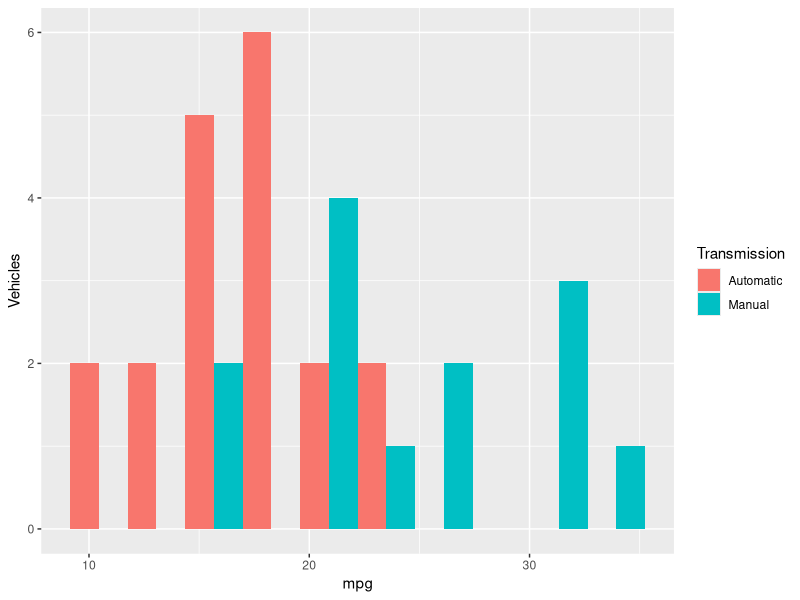
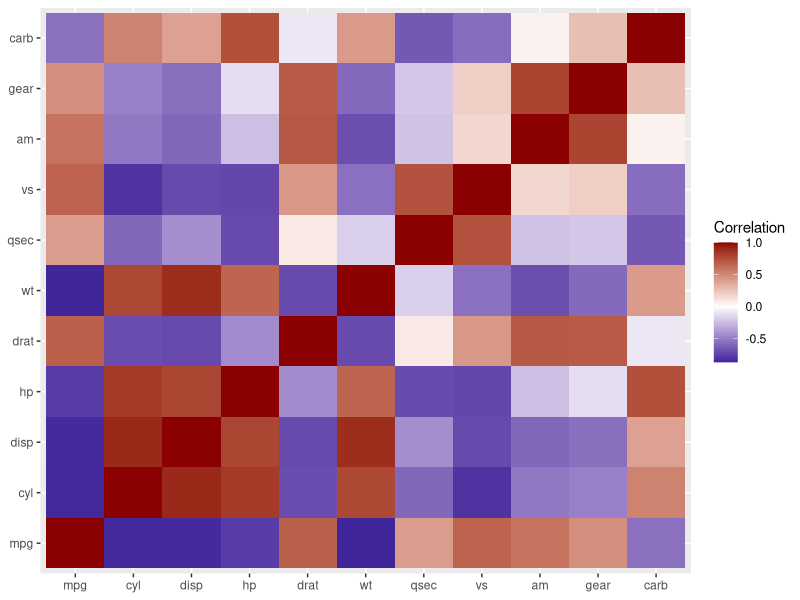
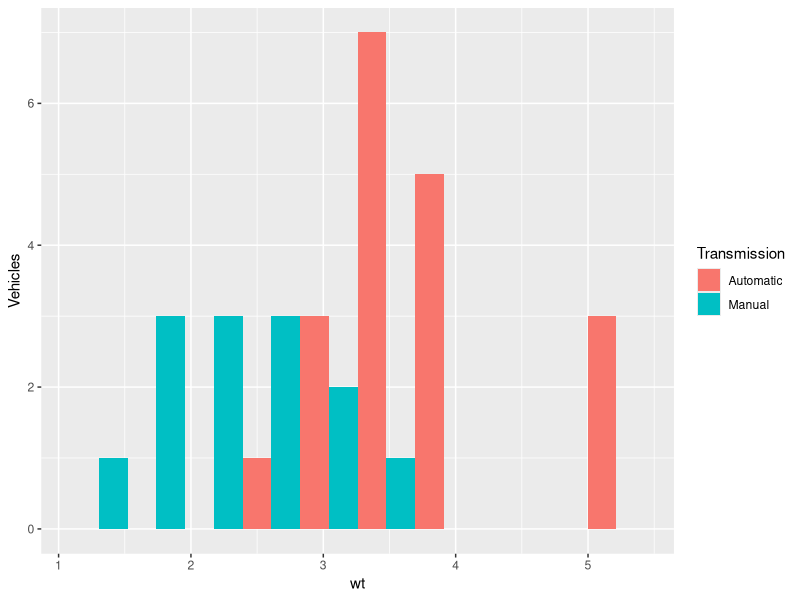
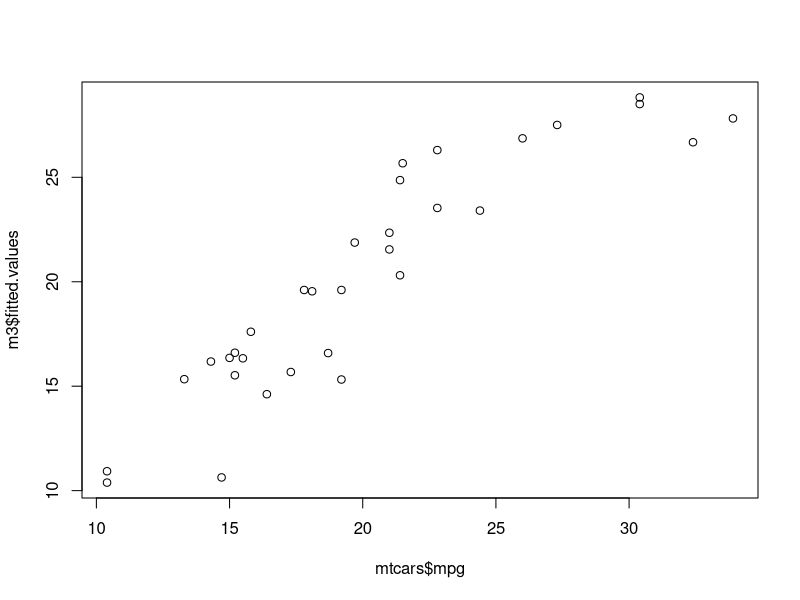
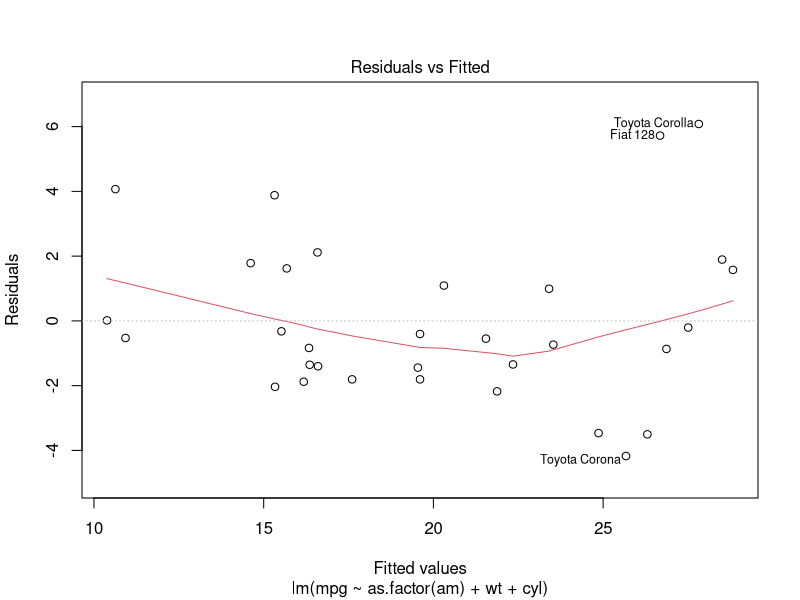
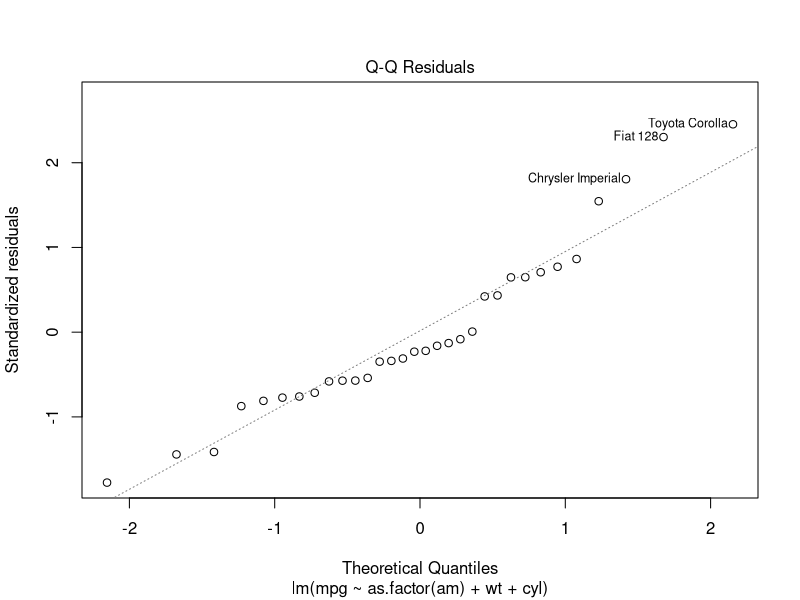
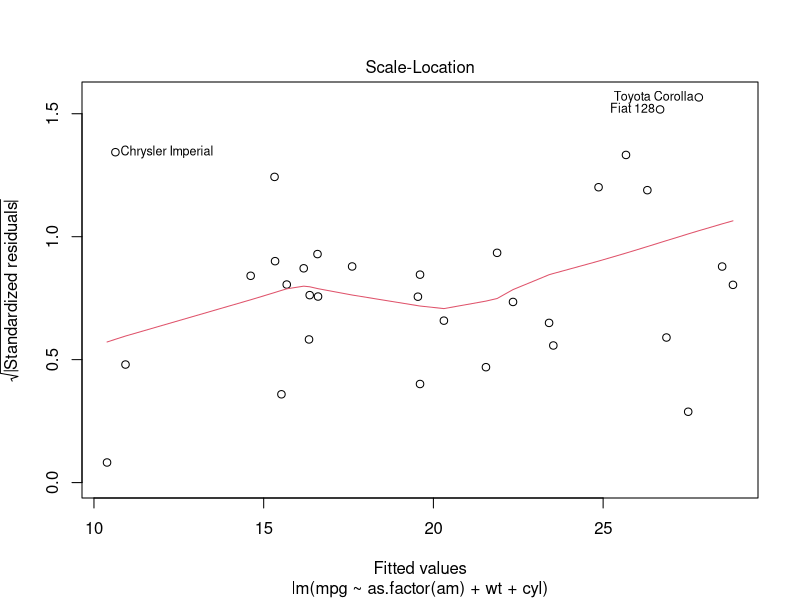
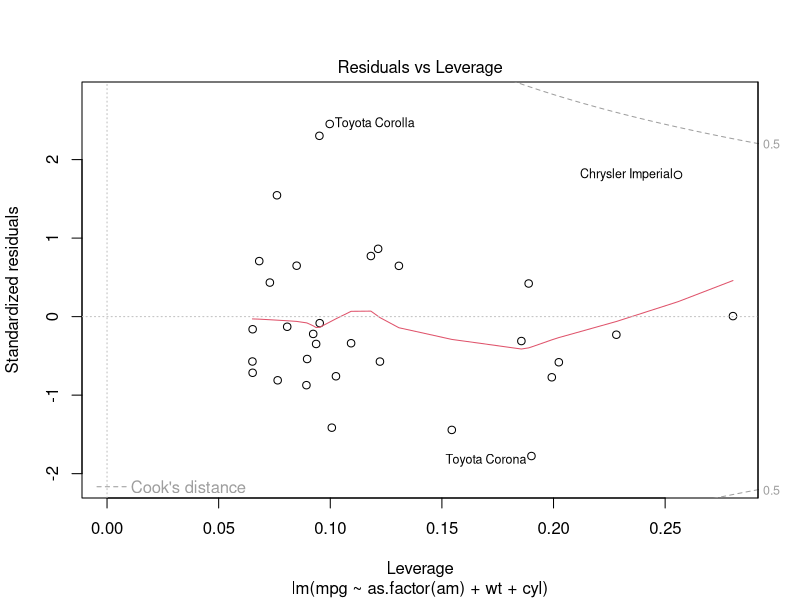

Write the R code that produced these figures, in order.
## ---- chunk 1
knitr::opts_chunk$set(echo = TRUE)
## ---- chunk 2
library(ggplot2)
library(reshape2)
library(plyr)
## ---- chunk 3
apply(mtcars,2,function(x) length(unique(x)))
summary(mtcars)
## ---- chunk 4
summary(mtcars$mpg)
ddply(mtcars,.(am),function(x) summary(x$mpg))
wilcox.test(mpg~am,data=mtcars)
## ---- chunk 5
m1 = lm(mpg~as.factor(am),data=mtcars)
summary(m1)
## ---- chunk 6
cors = melt(as.matrix(cor(mtcars)))
a = cors[which(cors$Var1 == "mpg"),]
a[order(abs(a$value)),]
## ---- chunk 7
m2 = lm(mpg~as.factor(am)+wt,data=mtcars)
summary(m2)
anova(m1,m2)

wilcox.test(wt~am,data=mtcars)
## ---- chunk 8
m3 = lm(mpg~as.factor(am)+wt+cyl,data=mtcars)
summary(m3)
anova(m2,m3)
## ---- chunk 9
m4 = lm(mpg~as.factor(am)+wt+cyl+disp,data=mtcars)
summary(m4)
anova(m3,m4)

cors[which(cors$Var1 == "disp"),]
## ---- chunk 10
sort(cooks.distance(m3))
## ---- chunk 11
dfbetas(m3)
## ---- chunk 12
confint(m3)
## ---- chunk 13
ggplot(mtcars,aes(x=mpg,fill=as.factor(am))) + geom_histogram(bins=10,position="dodge") + scale_fill_discrete(name="Transmission",labels=c("Automatic","Manual")) + ylab("Vehicles")
## ---- chunk 14
ggplot(cors,aes(x=Var1,y=Var2,fill=value)) + geom_tile() + theme(axis.title.x = element_blank(),axis.title.y = element_blank()) + scale_fill_gradient2(low="darkblue",high="darkred",name="Correlation")
## ---- chunk 15
ggplot(mtcars,aes(x=wt,fill=as.factor(am))) + geom_histogram(bins=10,position="dodge") + scale_fill_discrete(name="Transmission",labels=c("Automatic","Manual")) + ylab("Vehicles")
## ---- chunk 16
plot(mtcars$mpg,m3$fitted.values)
## ---- chunk 17
plot(m3)
## ---- chunk 18
plot(dfbetas(m3)[,3])
ggplot(mtcars,aes(x=wt,y=mpg,label=rownames(mtcars))) + geom_point() + geom_text() + facet_wrap(~am)
